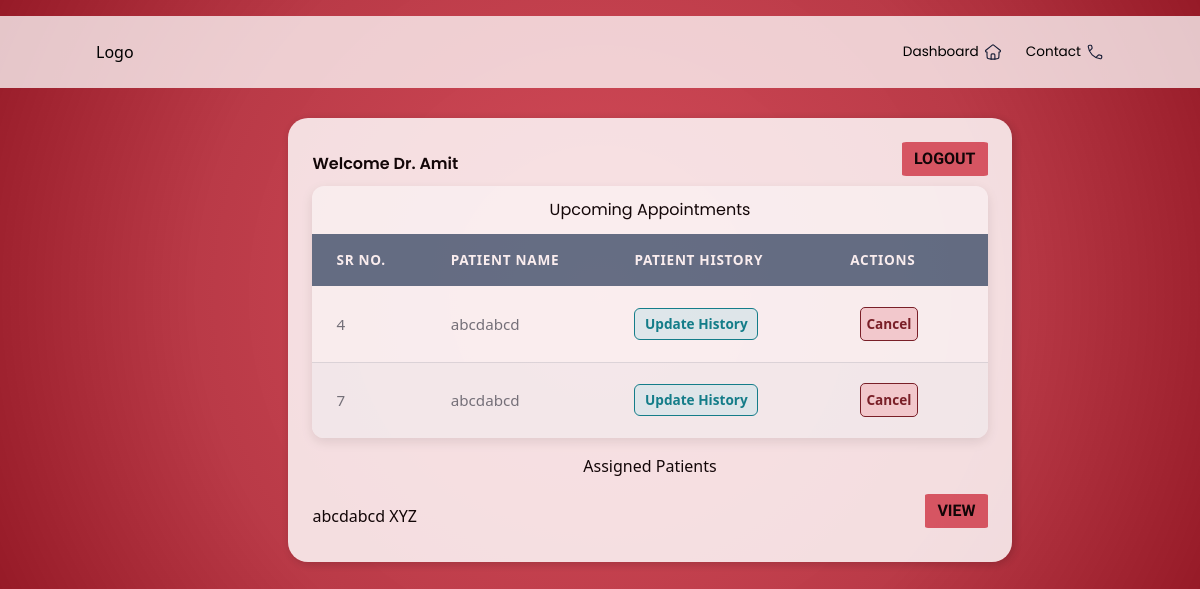
The app's page /doctor_dashboard/1, older data.
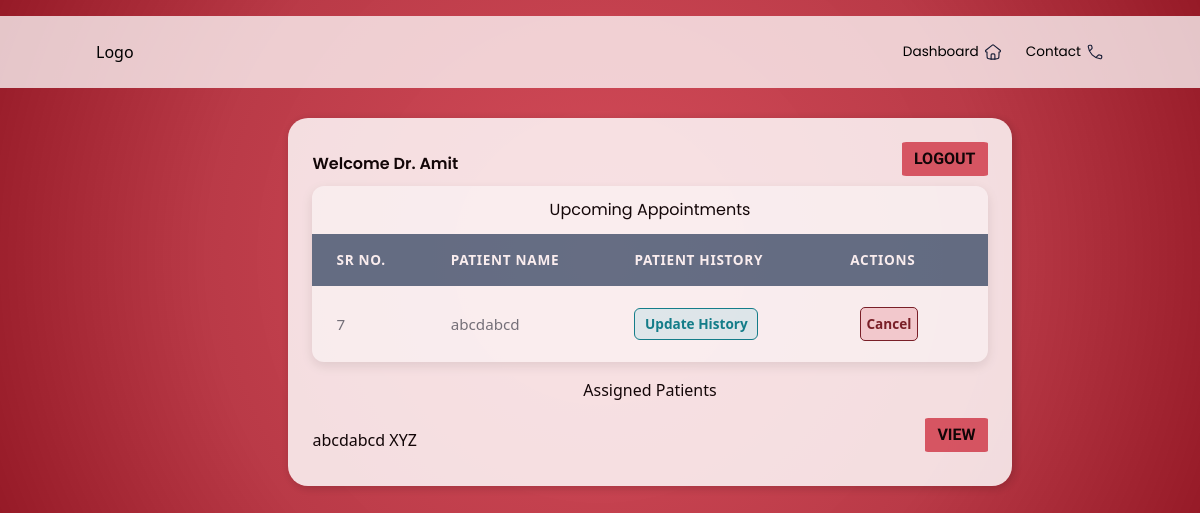
The same page, newer data.
### models.py (models this page shows)
class Appointment(db.Model):
    AppointmentID = db.Column(db.Integer, primary_key=True)
    PatientID = db.Column(db.Integer, db.ForeignKey('patient.PatientID'), nullable=False)
    DoctorID = db.Column(db.Integer, db.ForeignKey('doctor.DoctorID'), nullable=False)
    Date=db.Column(db.Date)
    Time = db.Column(db.String)
    Purpose=db.Column(db.String)
    Status=db.Column(db.Enum("Booked","Completed","Cancelled"),
        nullable=False,
        default='Booked'
    )
    patient = db.relationship('Patient', back_populates='appointments')
    doctor = db.relationship('Doctor', back_populates='appointments')

class Patient(db.Model):
    PatientID = db.Column(db.Integer, primary_key=True)
    FirstName = db.Column(db.String,nullable=False)
    LastName = db.Column(db.String,nullable=False)
    Username= db.Column(db.String, nullable=False)
    Password = db.Column(db.String, nullable=False)
    appointments = db.relationship('Appointment', back_populates='patient', cascade="all, delete")
    histories = db.relationship('PatientHistory', back_populates='patient', cascade="all, delete")

### routes/doctor.py (the view)
@app.route('/doctor_dashboard/<int:doctorID>')
def doctor_dashboard(doctorID):
    doctor = Doctor.query.get(doctorID)
    appointments = Appointment.query.filter(
    Appointment.DoctorID == doctorID,
    Appointment.Status != "Cancelled"
    ).all()
    patient_map = {
        entry.PatientID: Patient.query.get(entry.PatientID)
        for entry in appointments
    }
    patient_ids = {appt.PatientID for appt in appointments}
    assigned_patients = Patient.query.filter(Patient.PatientID.in_(patient_ids)).all()
    return render_template("doctor_dashboard.html", doctor=doctor,appointments=appointments, patient_map=patient_map, assigned_patients=assigned_patients)

### templates/doctor_dashboard.html (shortened to what this page needs)
<!DOCTYPE html>
<html lang="en">
<head>
    <link rel="stylesheet" href="..\static\style.css">
    <script src="https://cdn.tailwindcss.com"></script>
</head>
<body>
    <header>
        <nav>
        <div class="logo">
            <h2>Logo</h2>
        </div>
        <div class="nav-icons">
            <ul>
            <li>Dashboard </li>
            <li>Contact </li>
            </ul>
        </div>
        </nav>
    </header>
    <main>
        <div id="pageC">
            <div class="container">
                <div class="title">
                    <h3>Welcome Dr. {{ doctor.FirstName }}</h3>
                    <a href="{{ url_for('login') }}"><button class="logout">LOGOUT</button></a>
                </div>
                <div class="content">
                    <div class="appointments">
                        <h3>Upcoming Appointments</h3>
                        <table class="appointments-table">
                            <thead>
                                <tr>
                                    <th>Sr No.</th>
                                    <th>Patient Name</th>
                                    <th>Patient History</th>
                                    <th>Actions</th>
                                </tr>
                            </thead>
                        <tbody>
                            {% for appt in appointments %}
                                <tr>
                                    <td data-label="Sr No.">{{ appt.AppointmentID }}</td>
                                    <td data-label="Patient Name">{{ patient_map[appt.PatientID].FirstName }}</td>
                                    <td data-label="Patient History">
                                        <a href="{{ url_for('update_history', doctor_id=appt.DoctorID, patient_id=appt.PatientID) }}">
                                            Update History
                                        </a>
                                    </td>
                                    <td data-label="Actions">
                                        <a href="{{ url_for('cancel_doctor_appointment', appt_id=appt.AppointmentID) }}"><button class="action-cancel">Cancel</button></a>
                                    </td>
                                </tr>
                            {% else %}
                                <tr>
                                    <td colspan="4">No upcoming appointments</td>
                                </tr>
                            {% endfor %}
                        </tbody>
                        </table>
                    </div>
                    <div class="overview">
                        <h3>Assigned Patients</h3>
                    </div>
                    <div class="assigned-patients">
                        {% for patient in assigned_patients %}
                            <div class="patient-row flex justify-between items-center">
                                <span>{{ patient.FirstName }} {{ patient.LastName }}</span>
                                <a href="{{ url_for('view_patient_history', patient_id=patient.PatientID, doctorID=doctor.DoctorID) }}"><button class="logout">VIEW</button></a>
                            </div>
                        {% else %}
                            <p>No assigned patients</p>
                        {% endfor %}
                    </div>
                </div>
            </div>
        </div>
    </main>
</body>
</html>

Row changes from the older to the newer data that the page shows:
no longer on this page (row edited): Appointment: AppointmentID "4", PatientID.FirstName "abcdabcd"
